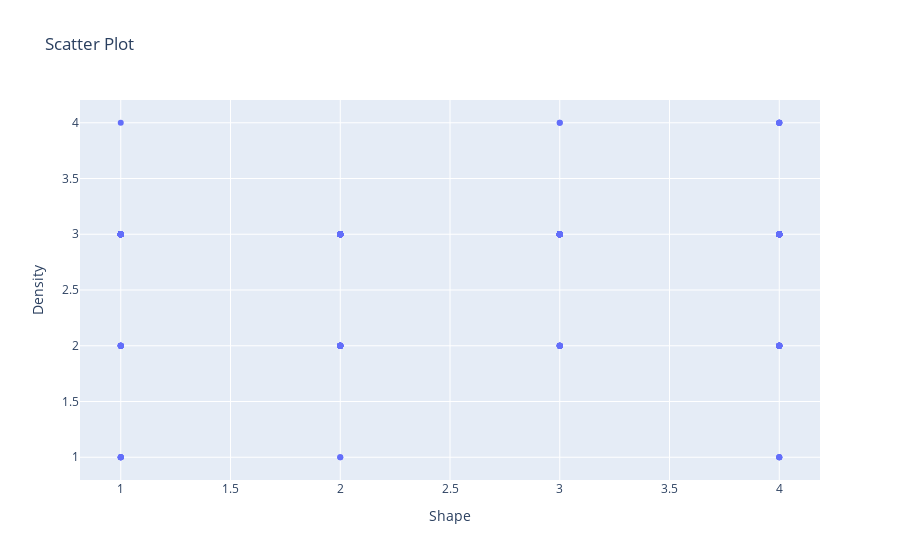

Notebook cell for this chart:
### Code cell
import plotly.express as px

# Assuming you want to create a scatter plot using 'Age' as the x-axis and 'Margin' as the y-axis
fig = px.scatter(df, x='Shape', y='Density', title='Scatter Plot')

# Display the plot
fig.show()

### Figure 1 — Plotly figure (JSON) as saved in the notebook; plotly's stock layout.template omitted (floating-point values rounded to 4 significant figures; data arrays with more than 128 entries replaced by an {"elided": "..."} marker saying what was removed)
{"data": [{"hovertemplate": "Shape=%{x}<br>Density=%{y}<extra></extra>", "legendgroup": "", "marker": {"color": "#636efa", "symbol": "circle"}, "mode": "markers", "name": "", "orientation": "v", "showlegend": false, "type": "scatter", "x": {"elided": "961 int values"}, "xaxis": "x", "y": {"elided": "961 int values"}, "yaxis": "y"}], "layout": {"legend": {"tracegroupgap": 0}, "title": {"text": "Scatter Plot"}, "xaxis": {"anchor": "y", "domain": [0, 1], "title": {"text": "Shape"}}, "yaxis": {"anchor": "x", "domain": [0, 1], "title": {"text": "Density"}}}}
